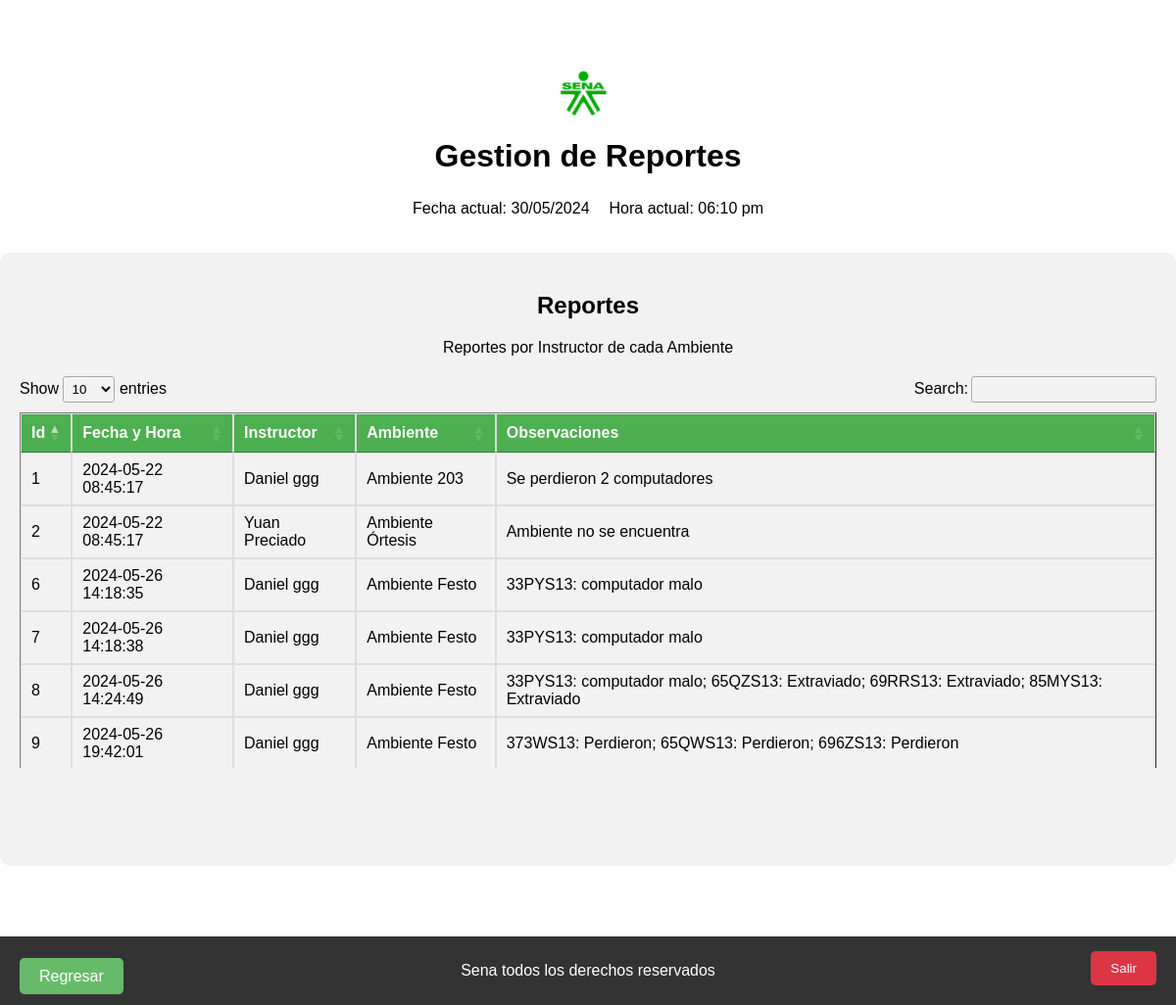
The app's page /views/administrador/reportes/index.php with its own data.
### tables this page shows
CREATE TABLE `t_reportes` (
  `Id_reporte` int(4) NOT NULL,
  `FechaHora` datetime DEFAULT NULL,
  `Id_usuario` int(2) DEFAULT NULL,
  `Id_ambiente` int(2) DEFAULT NULL,
  `Estado` varchar(1) DEFAULT NULL,
  `Observaciones` varchar(250) DEFAULT NULL
);

CREATE TABLE `t_ambientes` (
  `Id_ambiente` int(50) NOT NULL,
  `Nombre` varchar(100) NOT NULL,
  `Torre` enum('Oriental','Occidental') NOT NULL,
  `Computadores` int(50) DEFAULT NULL,
  `CheckPcs` tinyint(1) NOT NULL DEFAULT 1,
  `Tvs` int(50) DEFAULT NULL,
  `CheckTvs` tinyint(1) NOT NULL DEFAULT 1,
  `Sillas` int(50) DEFAULT NULL,
  `CheckSillas` tinyint(1) NOT NULL DEFAULT 1,
  `Mesas` int(50) DEFAULT NULL,
  `CheckMesas` tinyint(1) NOT NULL DEFAULT 1,
  `Tableros` int(50) DEFAULT NULL,
  `CheckTableros` tinyint(1) NOT NULL DEFAULT 1,
  `Nineras` int(50) DEFAULT NULL,
  `CheckNineras` tinyint(1) NOT NULL DEFAULT 1,
  `CheckInfraestructura` tinyint(1) NOT NULL DEFAULT 1,
  `Estado` varchar(255) DEFAULT NULL,
  `Observaciones` varchar(500) DEFAULT NULL
);

### views/administrador/reportes/index.php (the view, shortened to what this page needs)
<?php
$db = Database::connect();
?>
<!DOCTYPE html>
<html lang="es">
<head>
    <link rel="stylesheet" type="text/css" href="../assets/styles.css">
    <link rel="stylesheet" type="text/css" href="https://cdn.datatables.net/1.12.1/css/jquery.dataTables.css">
</head>
<body>
    <header>
        <div class="logo-container">
            <img src="../assets/Logo-Sena.jpg" alt="Logo de la empresa" class="logo">
        </div>
        <div class="title">
            <h1>Gestion de Reportes</h1>
        </div>
        <div class="datetime">
            <?php
                $fechaActual = date("d/m/Y");
                $horaActual = date("h:i a");
            ?>
            <div class="datetime">
                <div class="fecha">
                    <p>Fecha actual: <?php echo $fechaActual; ?></p>
                </div>
                <div class="hora">
                    <p>Hora actual: <?php echo $horaActual; ?></p>
                </div>
            </div>
        </div>
    </header>
    <section class="ambiente" id="section-ambiente">
        <div class="subtitulo-ambiente">
            <h2>Reportes</h2>
        </div>
        <div class="descripcion-ambiente">
            <p>Reportes por Instructor de cada Ambiente</p>
        </div>
        <div class="tabla-ambientes tabla-scroll">
            <table class="table table-striped table-dark table_id" border="1" id="tabla-ambientes">
                <thead>
                    <tr>
                        <th>Id</th>
                        <th>Fecha y Hora</th>
                        <th>Instructor</th>
                        <th>Ambiente</th>
                        <th>Observaciones</th>
                    </tr>
                </thead>
                <tbody>
                <?php
                $query = "SELECT r.Id_reporte, r.Observaciones, r.FechaHora, CONCAT(u.Nombres, ' ', u.Apellidos) AS NombreCompleto, a.Nombre AS ambiente
                        FROM t_reportes AS r
                        INNER JOIN t_usuarios AS u ON r.Id_usuario = u.Id_usuario
                        INNER JOIN t_ambientes AS a ON r.Id_ambiente = a.Id_ambiente";
                $result = $db->query($query);
                if ($result->num_rows > 0) {
                    while ($row = $result->fetch_assoc()) {
                        echo "<tr>";
                        echo "<td>" . $row['Id_reporte'] . "</td>";
                        echo "<td>" . $row['FechaHora'] . "</td>";
                        echo "<td>" . $row['NombreCompleto'] . "</td>";
                        echo "<td>" . $row['ambiente'] . "</td>";
                        echo "<td>" . $row['Observaciones'] . "</td>";
                        echo "</tr>";
                    }
                } else {
                    echo "<tr><td colspan='5'>No hay registros</td></tr>";
                }
                ?>
                </tbody>
            </table>
        </div>
        <div class="regresar">
            <?php
                $url_regresar = 'home';
            ?>
            <a href="<?php echo $url_regresar; ?>" class="button boton-centrado" id="btn-regresar">Regresar</a>
        </div>
        <div class="salir">
            <button id="btn_salir">Salir</button>
        </div>
    </section>
    <footer>
        <p>Sena todos los derechos reservados</p>
    </footer>
</body>
</html>

### assets/styles.css (style rules this page uses)
body { margin: 5px 0 0 0; padding: 0; display: flex; flex-direction: column; align-items: center; justify-content: center; min-height: 100vh; font-family: Arial, sans-serif; }
header { display: flex; flex-direction: column; align-items: center; justify-content: space-between; margin-bottom: 20px; }
header h1 { margin-bottom: 10px; }
.logo-container { display: flex; align-items: center; margin-right: 10px; }
.logo { width: 50px; height: auto; }
.datetime { display: flex; justify-content: space-between; margin-bottom: 0px; }
.datetime .fecha { margin-right: 10px; }
.datetime .hora { margin-left: 10px; }
footer { position: fixed; bottom: 0; left: 0; width: 100%; background-color: #333; color: #fff; text-align: center; padding: 10px 0; }
.ambiente { background-color: #f2f2f2; padding: 20px; border-radius: 10px; margin: 0px; margin-bottom: 80px; max-width: 1200px; }
.subtitulo-ambiente { text-align: center; margin-bottom: 20px; }
.descripcion-ambiente { text-align: center; margin-bottom: 20px; }
.tabla-ambientes { max-height: 400px; overflow-y: auto; margin-bottom: 80px; }
.tabla-ambientes table { width: 100%; border-collapse: collapse; }
.tabla-ambientes th, .tabla-ambientes td { padding: 8px; border: 1px solid #ddd; text-align: left; }
.tabla-ambientes th { background-color: #4CAF50; color: white; }
.tabla-ambientes tr:nth-child(even) { background-color: #f2f2f2; }
.boton-modificar, .boton-generar-qr, .boton-habilitar, .boton-inhabilitar, .boton-centrado { background-color: #66BB6A; color: white; padding: 10px 20px; border: none; border-radius: 5px; text-decoration: none; }
.salir { position: fixed; bottom: 20px; right: 20px; z-index: 1; }
#btn_salir { background-color: #dc3545; color: white; padding: 10px 20px; border: none; border-radius: 5px; cursor: pointer; }
.regresar { position: fixed; bottom: 20px; left: 20px; z-index: 1; }
button { background-color: #4CAF50; color: white; padding: 10px 20px; border: none; border-radius: 5px; cursor: pointer; transition: background-color 0.3s; }

### records on screen
t_reportes: Id_reporte "1", FechaHora "2024-05-22 08:45:17", NombreCompleto "Daniel ggg", Id_ambiente.Nombre "Ambiente 203", Observaciones "Se perdieron 2 computadores"
t_reportes: Id_reporte "2", FechaHora "2024-05-22 08:45:17", NombreCompleto "Yuan Preciado", Id_ambiente.Nombre "Ambiente Órtesis", Observaciones "Ambiente no se encuentra"
t_reportes: Id_reporte "6", FechaHora "2024-05-26 14:18:35", NombreCompleto "Daniel ggg", Id_ambiente.Nombre "Ambiente Festo", Observaciones "33PYS13: computador malo"
t_reportes: Id_reporte "7", FechaHora "2024-05-26 14:18:38", NombreCompleto "Daniel ggg", Id_ambiente.Nombre "Ambiente Festo", Observaciones "33PYS13: computador malo"
t_reportes: Id_reporte "8", FechaHora "2024-05-26 14:24:49", NombreCompleto "Daniel ggg", Id_ambiente.Nombre "Ambiente Festo", Observaciones "33PYS13: computador malo; 65QZS13: Extraviado; 69RRS13: Extraviado; 85MYS13: Extraviado"
t_reportes: Id_reporte "9", FechaHora "2024-05-26 19:42:01", NombreCompleto "Daniel ggg", Id_ambiente.Nombre "Ambiente Festo", Observaciones "373WS13: Perdieron; 65QWS13: Perdieron; 696ZS13: Perdieron"
